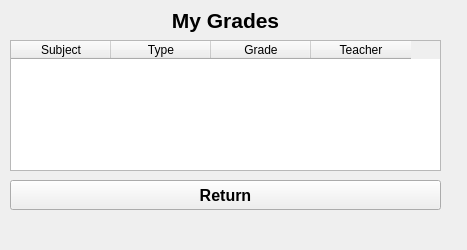
<?xml version="1.0" encoding="UTF-8"?>
<ui version="4.0">
 <class>MyGradesPage</class>
 <widget class="QWidget" name="MyGradesPage">
  <property name="geometry">
   <rect>
    <x>0</x>
    <y>0</y>
    <width>467</width>
    <height>250</height>
   </rect>
  </property>
  <property name="windowTitle">
   <string>Form</string>
  </property>
  <widget class="QWidget" name="centralwidget" native="true">
   <property name="geometry">
    <rect>
     <x>0</x>
     <y>0</y>
     <width>451</width>
     <height>210</height>
    </rect>
   </property>
   <widget class="QLabel" name="label_headline">
    <property name="geometry">
     <rect>
      <x>0</x>
      <y>0</y>
      <width>451</width>
      <height>41</height>
     </rect>
    </property>
    <property name="font">
     <font>
      <pointsize>16</pointsize>
      <bold>true</bold>
     </font>
    </property>
    <property name="styleSheet">
     <string notr="true">color: rgb(0, 0, 0);</string>
    </property>
    <property name="text">
     <string>My Grades</string>
    </property>
    <property name="alignment">
     <set>Qt::AlignmentFlag::AlignCenter</set>
    </property>
   </widget>
   <widget class="QPushButton" name="pushButton_return">
    <property name="geometry">
     <rect>
      <x>10</x>
      <y>180</y>
      <width>431</width>
      <height>30</height>
     </rect>
    </property>
    <property name="font">
     <font>
      <pointsize>12</pointsize>
      <bold>true</bold>
     </font>
    </property>
    <property name="text">
     <string>Return</string>
    </property>
   </widget>
   <widget class="QTableWidget" name="tableWidget_grades">
    <property name="geometry">
     <rect>
      <x>10</x>
      <y>40</y>
      <width>431</width>
      <height>131</height>
     </rect>
    </property>
    <column>
     <property name="text">
      <string>Subject</string>
     </property>
    </column>
    <column>
     <property name="text">
      <string>Type</string>
     </property>
    </column>
    <column>
     <property name="text">
      <string>Grade</string>
     </property>
     <property name="font">
      <font>
       <pointsize>9</pointsize>
      </font>
     </property>
    </column>
    <column>
     <property name="text">
      <string>Teacher</string>
     </property>
    </column>
   </widget>
  </widget>
 </widget>
 <resources/>
 <connections/>
</ui>
